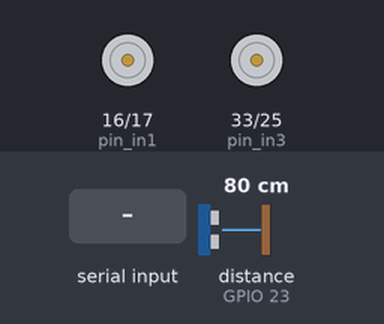
Simulated run of this sketch. Board: ESP32. Parts: motor-driver pin pairs drawn as motors (green arrow = first pin HIGH = forward, orange = second pin HIGH = backward, longer = more drive, scaled by the enable pin). Wiring (inferred from the names in the program): ultrasonic range finder: trigger GPIO 22; echo GPIO 23. Inputs (shaded band) come from the test bench; at power-on: distance to the obstacle (sensor on GPIO 23) 80 cm. The echo pulse lasts 58.3 µs per cm; nothing arrives over Bluetooth unless stated; what the sketch prints to the serial monitor is not drawn.

Above: at 1.2 s.
1.3 s: "R" received over the second serial link
At 2.2 s:
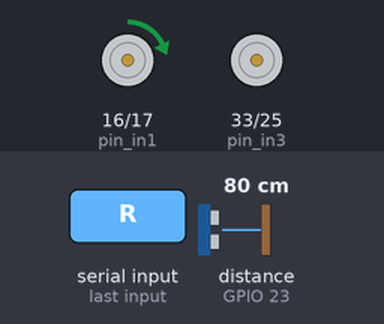
4.0 s: "L" received over the second serial link
At 5.0 s:
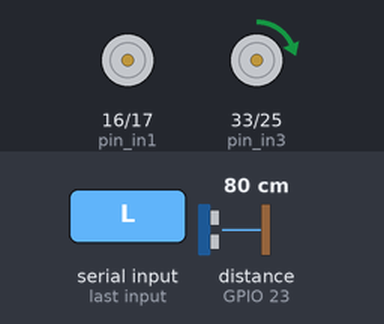
6.7 s: distance to the obstacle (sensor on GPIO 23) set to 55 cm
8.2 s: distance to the obstacle (sensor on GPIO 23) set to 47 cm
At 10.0 s:
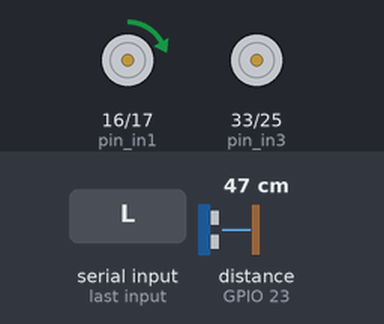
11.2 s: "S" received over the second serial link
13.0 s: "1" received over the second serial link
At 14.9 s:
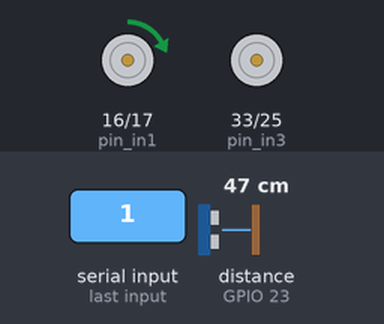
Timing chart, 0 to 17.0 s (numbered marks = the images above; inputs shaded):
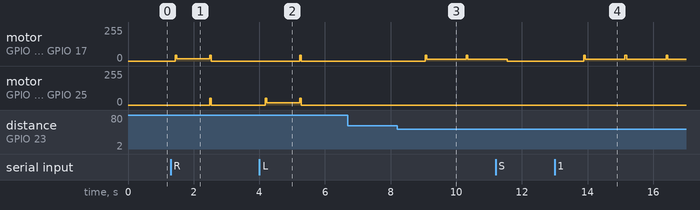

Measured:
- after the input at 1.3 s, motor on GPIO 16 (pin_in1) / GPIO 17 (pin_in2): stopped → forward 16/255 after 0.14 s, → stopped 1.1 s later; motor on GPIO 33 (pin_in3) / GPIO 25 (pin_in4): stopped → forward 50/255 after 1.2 s, → stopped 0.05 s later
- after the input at 4.0 s, motor on GPIO 16 (pin_in1) / GPIO 17 (pin_in2): stopped → forward 45/255 after 1.2 s, → stopped 0.05 s later; motor on GPIO 33 (pin_in3) / GPIO 25 (pin_in4): stopped → forward 17/255 after 0.18 s, → stopped 1.1 s later
- after the input at 6.7 s, every drawn part: stays the same
- after the input at 8.2 s, motor on GPIO 16 (pin_in1) / GPIO 17 (pin_in2): stopped → forward 13/255 after 0.85 s
- after the input at 13.0 s, motor on GPIO 16 (pin_in1) / GPIO 17 (pin_in2): stopped → forward 13/255 after 0.89 s

The sketch:

car_control.ino
```cpp
#include "BluetoothSerial.h"

#if !defined(CONFIG_BT_ENABLED) || !defined(CONFIG_BLUEDROID_ENABLED)
#error Bluetooth is not enabled! Please run `make menuconfig` to and enable it
#endif
#define SOUND_SPEED 0.034
#define DIST_LIM 50

BluetoothSerial SerialBT;

const int pin_ena = 4;
const int pin_in1 = 16;
const int pin_in2 = 17;

const int pin_enb = 26;
const int pin_in3 = 33;
const int pin_in4 = 25;

const int trigPin = 22;
const int echoPin = 23;

float speedMa = 0;
float speedMb = 0;

char last_control = 'N';

void setup()
{
  Serial.begin(9600);
  SerialBT.begin("ESP32test");
  Serial.println("The device started, now you can pair it with bluetooth!");

  pinMode(pin_ena, OUTPUT);
  pinMode(pin_in1, OUTPUT);
  pinMode(pin_in3, OUTPUT);

  pinMode(pin_enb, OUTPUT);
  pinMode(pin_in2, OUTPUT);
  pinMode(pin_in4, OUTPUT);

  pinMode(trigPin, OUTPUT);
  pinMode(echoPin, INPUT);
}

void loop()
{
  char control = 'N';
  float distance = distance_sensor();

  if (SerialBT.available())
  {
    control = SerialBT.read();
  }

  if (distance >= DIST_LIM)
  {
    switch ((char)control)
    {
    case '1':
      startEngine(3);
      speedControl(14.5, 15);
      break;
    case '2':
      startEngine(3);
      speedControl(16.5, 17);
      break;
    case '3':
      startEngine(3);
      speedControl(18.5, 19);
      break;
    case '4':
      startEngine(3);
      speedControl(20.5, 22);
      break;
    case '5':
      startEngine(3);
      speedControl(25, 25);
      break;
    case 'S':
      stop();
      break;
    case 'R':
      directionControl(1);
      break;
    case 'L':
      directionControl(2);
      break;
    }
  }
  else if (distance <= DIST_LIM)
  {
    stop();
    if (last_control != 'N' && last_control != 'S')
    {
      while (distance <= DIST_LIM)
      {
        delay(500);
        control = (char)SerialBT.read();
        if(SerialBT.read() != -1){
          break;
        }
        else if (control == 'S')
        {
          stop();
          break;
        }
        else
        {
          rotate();
          distance = distance_sensor();
          if (distance >= DIST_LIM)
          {
            startEngine(3);
            speedControl(speedMa, speedMb);
            break;
          }
        }
      }
    }
  }

  if (control != 'N')
  {
    last_control = (char)control;
  }
}

float distance_sensor()
{
  long length;
  float distanceCM;
  digitalWrite(trigPin, LOW);
  delayMicroseconds(2);
  digitalWrite(trigPin, HIGH);
  delayMicroseconds(10);
  digitalWrite(trigPin, LOW);

  length = pulseIn(echoPin, HIGH);
  distanceCM = length * SOUND_SPEED / 2;
  delay(200);
  return distanceCM;
}

void startEngine(int engine)
{
  if(engine == 1){
    analogWrite(pin_ena, 45);
    digitalWrite(pin_in1, HIGH);
    digitalWrite(pin_in2, LOW);
    digitalWrite(pin_in3, LOW);
    digitalWrite(pin_in4, LOW);
  }
  if(engine == 2){
    analogWrite(pin_enb, 50);
    digitalWrite(pin_in1, LOW);
    digitalWrite(pin_in2, LOW);
    digitalWrite(pin_in3, HIGH);
    digitalWrite(pin_in4, LOW);
  }
  else if (engine == 3){
    analogWrite(pin_ena, 45);
    analogWrite(pin_enb, 50);
    digitalWrite(pin_in1, HIGH);
    digitalWrite(pin_in2, LOW);
    digitalWrite(pin_in3, HIGH);
    digitalWrite(pin_in4, LOW);
  }
  delay(50);
}

void speedControl(float Ma, float Mb)
{
  speedMa = Ma;
  speedMb = Mb;
  analogWrite(pin_enb, speedMb);
  analogWrite(pin_ena, speedMa);
  digitalWrite(pin_in1, HIGH);
  digitalWrite(pin_in2, LOW);
  digitalWrite(pin_in3, HIGH);
  digitalWrite(pin_in4, LOW);
}

void directionControl(int direcao)
{
  if (direcao == 1) // right
  {
    startEngine(1);
    analogWrite(pin_ena, 16.5);
    digitalWrite(pin_in1, HIGH);
    digitalWrite(pin_in2, LOW);
    digitalWrite(pin_in3, LOW);
    digitalWrite(pin_in4, LOW);
  }
  if (direcao == 2) // left
  {
    startEngine(2);
    analogWrite(pin_enb, 17);
    digitalWrite(pin_in1, LOW);
    digitalWrite(pin_in2, LOW);
    digitalWrite(pin_in3, HIGH);
    digitalWrite(pin_in4, LOW);
  }
  delay(1000);
  startEngine(3);
  analogWrite(pin_ena, speedMa);
  analogWrite(pin_enb, speedMb);
  digitalWrite(pin_in1, HIGH);
  digitalWrite(pin_in2, LOW);
  digitalWrite(pin_in3, HIGH);
  digitalWrite(pin_in4, LOW);
}

void stop()
{
  digitalWrite(pin_in1, LOW);
  digitalWrite(pin_in2, LOW);
  digitalWrite(pin_in3, LOW);
  digitalWrite(pin_in4, LOW);
}

void rotate()
{
  startEngine(1);
  digitalWrite(pin_in1, HIGH);
  digitalWrite(pin_in2, LOW);
  digitalWrite(pin_in3, LOW);
  digitalWrite(pin_in4, LOW);
  analogWrite(pin_ena, 13);
  delay(500);
}
```
